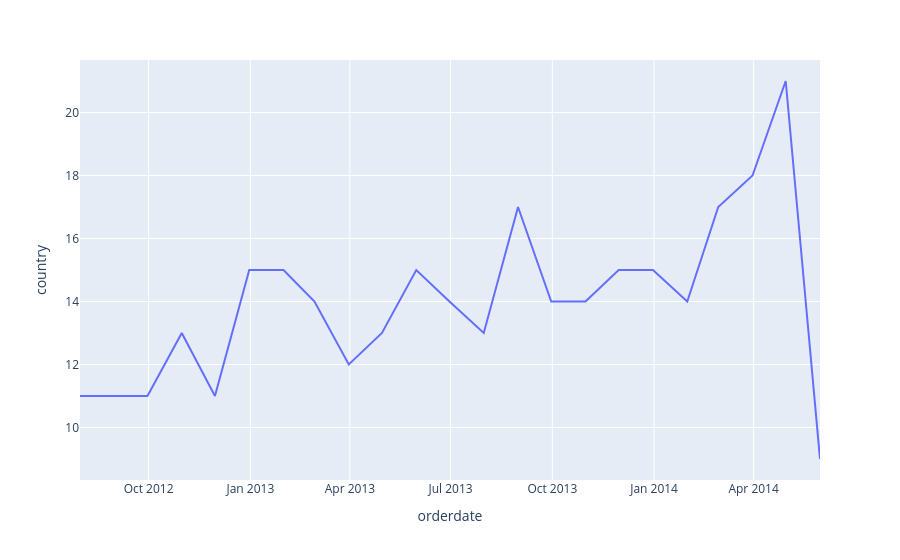

The notebook cell this image was saved under:
### Code cell
px.line(data_frame=date_country, y='country')

### Figure 1 — Plotly figure (JSON) as saved in the notebook; plotly's stock layout.template omitted (floating-point values rounded to 4 significant figures)
{"data": [{"hovertemplate": "orderdate=%{x}<br>country=%{y}<extra></extra>", "legendgroup": "", "line": {"color": "#636efa", "dash": "solid"}, "marker": {"symbol": "circle"}, "mode": "lines", "name": "", "orientation": "v", "showlegend": false, "type": "scatter", "x": ["2012-07-31T00:00:00.000000", "2012-08-31T00:00:00.000000", "2012-09-30T00:00:00.000000", "2012-10-31T00:00:00.000000", "2012-11-30T00:00:00.000000", "2012-12-31T00:00:00.000000", "2013-01-31T00:00:00.000000", "2013-02-28T00:00:00.000000", "2013-03-31T00:00:00.000000", "2013-04-30T00:00:00.000000", "2013-05-31T00:00:00.000000", "2013-06-30T00:00:00.000000", "2013-07-31T00:00:00.000000", "2013-08-31T00:00:00.000000", "2013-09-30T00:00:00.000000", "2013-10-31T00:00:00.000000", "2013-11-30T00:00:00.000000", "2013-12-31T00:00:00.000000", "2014-01-31T00:00:00.000000", "2014-02-28T00:00:00.000000", "2014-03-31T00:00:00.000000", "2014-04-30T00:00:00.000000", "2014-05-31T00:00:00.000000"], "xaxis": "x", "y": [11, 11, 11, 13, 11, 15, 15, 14, 12, 13, 15, 14, 13, 17, 14, 14, 15, 15, 14, 17, 18, 21, 9], "yaxis": "y"}], "layout": {"legend": {"tracegroupgap": 0}, "margin": {"t": 60}, "xaxis": {"anchor": "y", "domain": [0, 1], "title": {"text": "orderdate"}}, "yaxis": {"anchor": "x", "domain": [0, 1], "title": {"text": "country"}}}}
